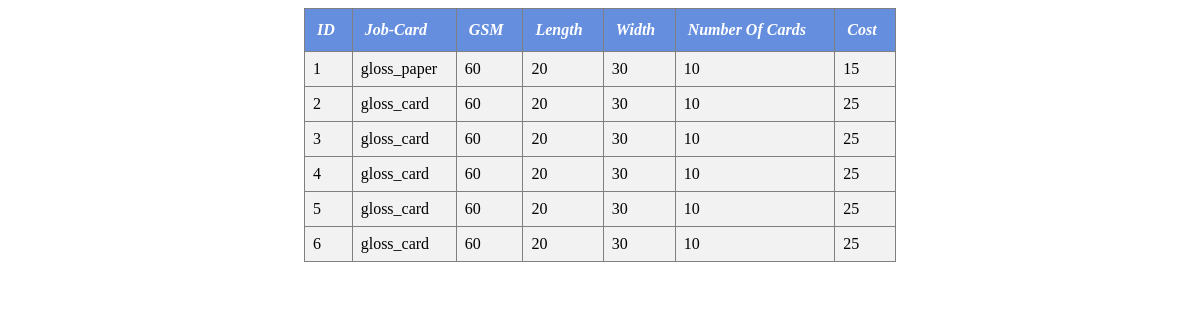
The page /table_jobcard.php on the database its author committed.
### tables this page shows
CREATE TABLE `job_card` (
  `card_id` int(255) NOT NULL,
  `name` varchar(255) NOT NULL,
  `gsm` int(255) NOT NULL,
  `length` int(255) NOT NULL,
  `width` int(255) NOT NULL,
  `num_of_cards` int(255) NOT NULL,
  `cost` float NOT NULL
);

### table_jobcard.php (the view, shortened to what this page needs)
<?php
$connection = mysqli_connect('localhost','root','','loginsystem');
$sql = "SELECT * FROM job_card";
$records = mysqli_query($connection,$sql);
?>
<HTML>
<HEAD>
</HEAD>
<BODY bgcolor='white'>
<TABLE width == '600' broder = '1' cellpaddin='2' cellspacing='2' rules = "all" frame = "border" bgcolor='white' align='center'>
<tr  bgcolor="yellow">
	<th>ID</th>
	<th>Job-Card</th>
	<th>GSM</th>
	<th>Length</th>
	<th>Width</th>
	<th>Number Of Cards</th>
	<th>Cost</th>
<tr>
<?php
while($response = mysqli_fetch_assoc($records))
{
echo "<tr>";
	echo "<td>".$response['card_id']."</td>";
	echo "<td>".$response['name']."</td>";
	echo "<td>".$response['gsm']."</td>";
	echo "<td>".$response['length']."</td>";
	echo "<td>".$response['width']."</td>";
	echo "<td>".$response['num_of_cards']."</td>";
	echo "<td>".$response['cost']."</td>";
echo "<tr>";
}
?>
</table>
</body>
</html>

### table_jobcard.php (style rules this page uses)
table { border-collapse: collapse; width: 50%; }
td { font-family: "Times new roman"; text-align: left; padding: 8px; }
tr:nth-child(odd) { background-color:#f2f2f2 }
th { font-family: "Times new roman"; font-style: oblique; text-align: left; padding: 12px; background-color: #658EDF; color: white; }

### rows shown on the page
job_card: card_id "1", name "gloss_paper", gsm "60", length "20", width "30", num_of_cards "10", cost "15"
job_card: card_id "2", name "gloss_card", gsm "60", length "20", width "30", num_of_cards "10", cost "25"
job_card: card_id "3", name "gloss_card", gsm "60", length "20", width "30", num_of_cards "10", cost "25"
job_card: card_id "4", name "gloss_card", gsm "60", length "20", width "30", num_of_cards "10", cost "25"
job_card: card_id "5", name "gloss_card", gsm "60", length "20", width "30", num_of_cards "10", cost "25"
job_card: card_id "6", name "gloss_card", gsm "60", length "20", width "30", num_of_cards "10", cost "25"
